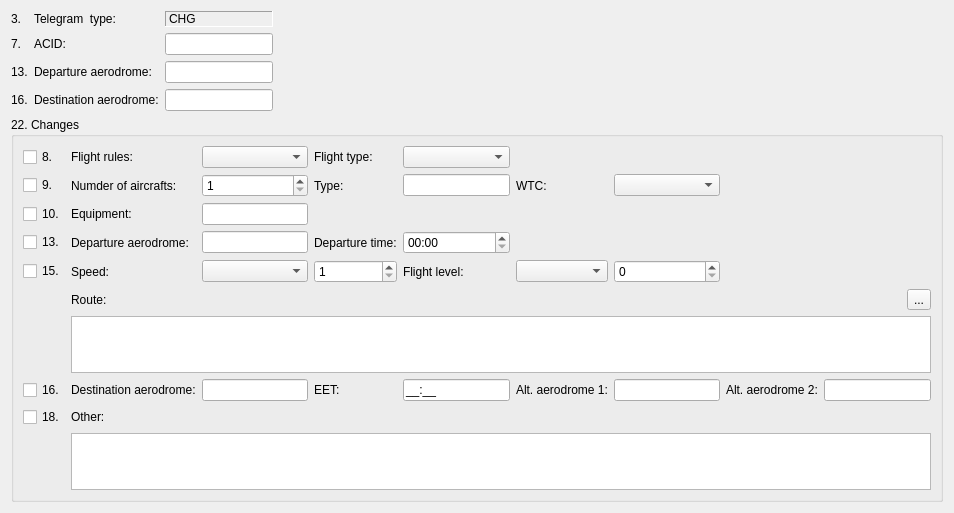
<?xml version="1.0" encoding="UTF-8"?>
<ui version="4.0">
 <class>ChgWidget</class>
 <widget class="QWidget" name="ChgWidget">
  <property name="geometry">
   <rect>
    <x>0</x>
    <y>0</y>
    <width>954</width>
    <height>513</height>
   </rect>
  </property>
  <property name="windowTitle">
   <string>Form</string>
  </property>
  <layout class="QVBoxLayout" name="verticalLayout">
   <item>
    <layout class="QGridLayout" name="gridLayout_2">
     <item row="2" column="1">
      <widget class="QLabel" name="label_6">
       <property name="text">
        <string>Departure aerodrome:</string>
       </property>
      </widget>
     </item>
     <item row="0" column="0">
      <widget class="QLabel" name="label_19">
       <property name="text">
        <string>3.</string>
       </property>
      </widget>
     </item>
     <item row="1" column="0">
      <widget class="QLabel" name="label_20">
       <property name="text">
        <string>7.</string>
       </property>
      </widget>
     </item>
     <item row="3" column="0">
      <widget class="QLabel" name="label_26">
       <property name="text">
        <string>16.</string>
       </property>
      </widget>
     </item>
     <item row="0" column="3" rowspan="4">
      <spacer name="horizontalSpacer_2">
       <property name="orientation">
        <enum>Qt::Horizontal</enum>
       </property>
       <property name="sizeHint" stdset="0">
        <size>
         <width>40</width>
         <height>20</height>
        </size>
       </property>
      </spacer>
     </item>
     <item row="0" column="2">
      <widget class="QLabel" name="telegramType">
       <property name="frameShape">
        <enum>QFrame::Panel</enum>
       </property>
       <property name="frameShadow">
        <enum>QFrame::Sunken</enum>
       </property>
       <property name="text">
        <string>CHG</string>
       </property>
      </widget>
     </item>
     <item row="1" column="2">
      <widget class="QLineEdit" name="acid">
       <property name="sizePolicy">
        <sizepolicy hsizetype="Maximum" vsizetype="Fixed">
         <horstretch>0</horstretch>
         <verstretch>0</verstretch>
        </sizepolicy>
       </property>
       <property name="maxLength">
        <number>7</number>
       </property>
      </widget>
     </item>
     <item row="1" column="1">
      <widget class="QLabel" name="label_2">
       <property name="text">
        <string>ACID:</string>
       </property>
      </widget>
     </item>
     <item row="2" column="2">
      <widget class="QLineEdit" name="adep">
       <property name="sizePolicy">
        <sizepolicy hsizetype="Maximum" vsizetype="Fixed">
         <horstretch>0</horstretch>
         <verstretch>0</verstretch>
        </sizepolicy>
       </property>
       <property name="maxLength">
        <number>4</number>
       </property>
      </widget>
     </item>
     <item row="3" column="1">
      <widget class="QLabel" name="label_8">
       <property name="text">
        <string>Destination aerodrome:</string>
       </property>
      </widget>
     </item>
     <item row="2" column="0">
      <widget class="QLabel" name="label_24">
       <property name="text">
        <string>13.</string>
       </property>
      </widget>
     </item>
     <item row="0" column="1">
      <widget class="QLabel" name="label">
       <property name="text">
        <string>Telegram  type:</string>
       </property>
      </widget>
     </item>
     <item row="3" column="2">
      <widget class="QLineEdit" name="ades">
       <property name="sizePolicy">
        <sizepolicy hsizetype="Maximum" vsizetype="Fixed">
         <horstretch>0</horstretch>
         <verstretch>0</verstretch>
        </sizepolicy>
       </property>
       <property name="maxLength">
        <number>4</number>
       </property>
      </widget>
     </item>
    </layout>
   </item>
   <item>
    <widget class="QGroupBox" name="groupBox">
     <property name="title">
      <string>22. Changes</string>
     </property>
     <layout class="QGridLayout" name="gridLayout">
      <item row="1" column="4">
       <widget class="QLineEdit" name="aircraftType">
        <property name="sizePolicy">
         <sizepolicy hsizetype="Maximum" vsizetype="Fixed">
          <horstretch>0</horstretch>
          <verstretch>0</verstretch>
         </sizepolicy>
        </property>
        <property name="maxLength">
         <number>4</number>
        </property>
       </widget>
      </item>
      <item row="6" column="4">
       <widget class="QLabel" name="label_16">
        <property name="text">
         <string>Flight level:</string>
        </property>
       </widget>
      </item>
      <item row="10" column="1">
       <widget class="QLabel" name="label_22">
        <property name="text">
         <string>Destination aerodrome:</string>
        </property>
       </widget>
      </item>
      <item row="9" column="1" colspan="8">
       <widget class="QTextEdit" name="route">
        <property name="minimumSize">
         <size>
          <width>0</width>
          <height>20</height>
         </size>
        </property>
       </widget>
      </item>
      <item row="0" column="2">
       <widget class="QComboBox" name="flightRules"/>
      </item>
      <item row="0" column="4">
       <widget class="QComboBox" name="flightType"/>
      </item>
      <item row="6" column="5">
       <widget class="QComboBox" name="flightLevelType"/>
      </item>
      <item row="4" column="1">
       <widget class="QLabel" name="label_21">
        <property name="text">
         <string>Departure aerodrome:</string>
        </property>
       </widget>
      </item>
      <item row="8" column="1">
       <widget class="QLabel" name="label_9">
        <property name="text">
         <string>Route:</string>
        </property>
       </widget>
      </item>
      <item row="13" column="1" colspan="8">
       <widget class="QTextEdit" name="other">
        <property name="minimumSize">
         <size>
          <width>0</width>
          <height>20</height>
         </size>
        </property>
       </widget>
      </item>
      <item row="1" column="5">
       <widget class="QLabel" name="label_12">
        <property name="text">
         <string>WTC:</string>
        </property>
       </widget>
      </item>
      <item row="0" column="1">
       <widget class="QLabel" name="label_3">
        <property name="text">
         <string>Flight rules:</string>
        </property>
       </widget>
      </item>
      <item row="10" column="4">
       <widget class="QLineEdit" name="eet">
        <property name="sizePolicy">
         <sizepolicy hsizetype="Preferred" vsizetype="Fixed">
          <horstretch>0</horstretch>
          <verstretch>0</verstretch>
         </sizepolicy>
        </property>
        <property name="inputMask">
         <string>99:99;_</string>
        </property>
       </widget>
      </item>
      <item row="6" column="3">
       <widget class="QSpinBox" name="speed">
        <property name="accelerated">
         <bool>true</bool>
        </property>
        <property name="minimum">
         <number>1</number>
        </property>
        <property name="maximum">
         <number>9999</number>
        </property>
       </widget>
      </item>
      <item row="3" column="0">
       <widget class="QCheckBox" name="field10CheckBox">
        <property name="text">
         <string>10.</string>
        </property>
       </widget>
      </item>
      <item row="1" column="6">
       <widget class="QComboBox" name="wtc"/>
      </item>
      <item row="10" column="3">
       <widget class="QLabel" name="label_15">
        <property name="text">
         <string>EET:</string>
        </property>
       </widget>
      </item>
      <item row="6" column="6">
       <widget class="QSpinBox" name="flightLevel">
        <property name="accelerated">
         <bool>true</bool>
        </property>
        <property name="maximum">
         <number>9999</number>
        </property>
       </widget>
      </item>
      <item row="10" column="5">
       <widget class="QLabel" name="label_17">
        <property name="text">
         <string>Alt. aerodrome 1:</string>
        </property>
       </widget>
      </item>
      <item row="1" column="2">
       <widget class="QSpinBox" name="numberOfAircrafts">
        <property name="accelerated">
         <bool>true</bool>
        </property>
        <property name="minimum">
         <number>1</number>
        </property>
       </widget>
      </item>
      <item row="0" column="3">
       <widget class="QLabel" name="label_11">
        <property name="text">
         <string>Flight type:</string>
        </property>
       </widget>
      </item>
      <item row="1" column="3">
       <widget class="QLabel" name="label_13">
        <property name="text">
         <string>Type:</string>
        </property>
       </widget>
      </item>
      <item row="1" column="0">
       <widget class="QCheckBox" name="field9CheckBox">
        <property name="text">
         <string>9.</string>
        </property>
       </widget>
      </item>
      <item row="10" column="0">
       <widget class="QCheckBox" name="field16CheckBox">
        <property name="text">
         <string>16.</string>
        </property>
       </widget>
      </item>
      <item row="4" column="3">
       <widget class="QLabel" name="label_14">
        <property name="text">
         <string>Departure time:</string>
        </property>
       </widget>
      </item>
      <item row="4" column="4">
       <widget class="QTimeEdit" name="departureTime">
        <property name="displayFormat">
         <string>HH:mm</string>
        </property>
       </widget>
      </item>
      <item row="10" column="7">
       <widget class="QLabel" name="label_18">
        <property name="text">
         <string>Alt. aerodrome 2:</string>
        </property>
       </widget>
      </item>
      <item row="0" column="0">
       <widget class="QCheckBox" name="field8CheckBox">
        <property name="text">
         <string>8.</string>
        </property>
       </widget>
      </item>
      <item row="6" column="1">
       <widget class="QLabel" name="label_7">
        <property name="text">
         <string>Speed:</string>
        </property>
       </widget>
      </item>
      <item row="3" column="1">
       <widget class="QLabel" name="label_5">
        <property name="text">
         <string>Equipment:</string>
        </property>
       </widget>
      </item>
      <item row="6" column="2">
       <widget class="QComboBox" name="speedType"/>
      </item>
      <item row="12" column="1">
       <widget class="QLabel" name="label_10">
        <property name="text">
         <string>Other:</string>
        </property>
       </widget>
      </item>
      <item row="4" column="0">
       <widget class="QCheckBox" name="field13CheckBox">
        <property name="text">
         <string>13.</string>
        </property>
       </widget>
      </item>
      <item row="6" column="0">
       <widget class="QCheckBox" name="field15CheckBox">
        <property name="text">
         <string>15.</string>
        </property>
       </widget>
      </item>
      <item row="12" column="0">
       <widget class="QCheckBox" name="field18CheckBox">
        <property name="text">
         <string>18.</string>
        </property>
       </widget>
      </item>
      <item row="1" column="1">
       <widget class="QLabel" name="label_4">
        <property name="text">
         <string>Numder of aircrafts:</string>
        </property>
       </widget>
      </item>
      <item row="8" column="8">
       <layout class="QHBoxLayout" name="horizontalLayout">
        <item>
         <spacer name="horizontalSpacer">
          <property name="orientation">
           <enum>Qt::Horizontal</enum>
          </property>
          <property name="sizeHint" stdset="0">
           <size>
            <width>40</width>
            <height>20</height>
           </size>
          </property>
         </spacer>
        </item>
        <item>
         <widget class="QToolButton" name="selectRoute">
          <property name="text">
           <string>...</string>
          </property>
         </widget>
        </item>
       </layout>
      </item>
      <item row="3" column="2">
       <widget class="QLineEdit" name="equipment">
        <property name="sizePolicy">
         <sizepolicy hsizetype="Maximum" vsizetype="Fixed">
          <horstretch>0</horstretch>
          <verstretch>0</verstretch>
         </sizepolicy>
        </property>
        <property name="maxLength">
         <number>4</number>
        </property>
       </widget>
      </item>
      <item row="4" column="2">
       <widget class="QLineEdit" name="changedAdep">
        <property name="sizePolicy">
         <sizepolicy hsizetype="Maximum" vsizetype="Fixed">
          <horstretch>0</horstretch>
          <verstretch>0</verstretch>
         </sizepolicy>
        </property>
        <property name="maxLength">
         <number>4</number>
        </property>
       </widget>
      </item>
      <item row="10" column="2">
       <widget class="QLineEdit" name="changedAdes">
        <property name="sizePolicy">
         <sizepolicy hsizetype="Maximum" vsizetype="Fixed">
          <horstretch>0</horstretch>
          <verstretch>0</verstretch>
         </sizepolicy>
        </property>
        <property name="maxLength">
         <number>4</number>
        </property>
       </widget>
      </item>
      <item row="10" column="6">
       <widget class="QLineEdit" name="alt1">
        <property name="sizePolicy">
         <sizepolicy hsizetype="Maximum" vsizetype="Fixed">
          <horstretch>0</horstretch>
          <verstretch>0</verstretch>
         </sizepolicy>
        </property>
        <property name="maxLength">
         <number>4</number>
        </property>
       </widget>
      </item>
      <item row="10" column="8">
       <widget class="QLineEdit" name="alt2">
        <property name="sizePolicy">
         <sizepolicy hsizetype="Maximum" vsizetype="Fixed">
          <horstretch>0</horstretch>
          <verstretch>0</verstretch>
         </sizepolicy>
        </property>
        <property name="maxLength">
         <number>4</number>
        </property>
       </widget>
      </item>
     </layout>
    </widget>
   </item>
  </layout>
 </widget>
 <tabstops>
  <tabstop>acid</tabstop>
  <tabstop>field8CheckBox</tabstop>
  <tabstop>flightRules</tabstop>
  <tabstop>flightType</tabstop>
  <tabstop>field9CheckBox</tabstop>
  <tabstop>numberOfAircrafts</tabstop>
  <tabstop>wtc</tabstop>
  <tabstop>field10CheckBox</tabstop>
  <tabstop>field13CheckBox</tabstop>
  <tabstop>departureTime</tabstop>
  <tabstop>field15CheckBox</tabstop>
  <tabstop>speedType</tabstop>
  <tabstop>speed</tabstop>
  <tabstop>flightLevelType</tabstop>
  <tabstop>flightLevel</tabstop>
  <tabstop>selectRoute</tabstop>
  <tabstop>route</tabstop>
  <tabstop>field16CheckBox</tabstop>
  <tabstop>eet</tabstop>
  <tabstop>field18CheckBox</tabstop>
  <tabstop>other</tabstop>
 </tabstops>
 <resources/>
 <connections/>
</ui>
